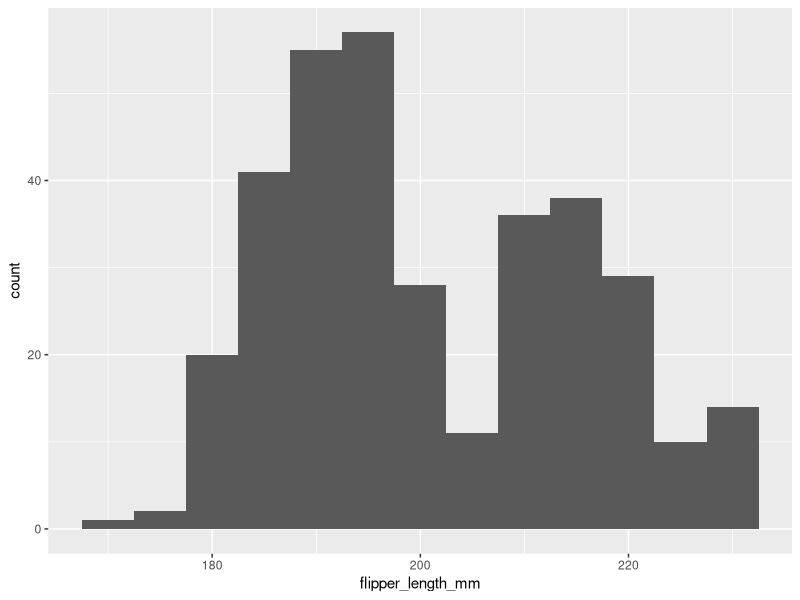
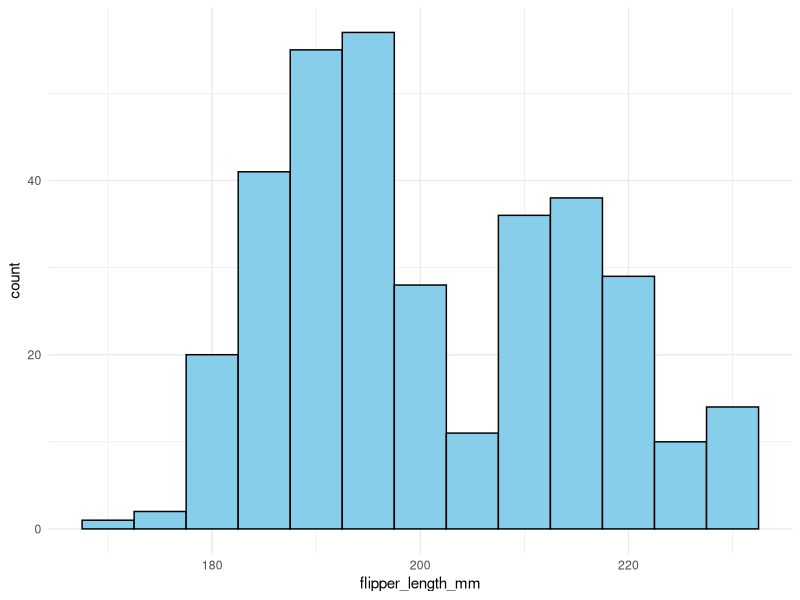

Recreate these plots in R, in order.

            library(ggplot2)
            library(palmerpenguins)
            built_answer <- tryCatch(
                {
                    set.seed(42)
                    ggplot(penguins, aes(x = flipper_length_mm)) + geom_histogram(binwidth = 5)
                    suppressWarnings(
                        if (!file.exists("/sandbox/figures/flipper-length_histogram_answer.png")) {
                            ggsave(
                                width = 3,
                                height = 3,
                                "/sandbox/figures/flipper-length_histogram_answer.png"
                            )
                        }
                    )
                    suppressWarnings(
                        ggplot_build(last_plot())
                    )
                },
                error = function(e) {
                    'ERROR'
                }
            )
            built_submission <- tryCatch(
                {
                    set.seed(42)
                    library(palmerpenguins)

ggplot(penguins, aes(x = flipper_length_mm)) +
  geom_histogram(binwidth = 5, fill = "skyblue", color = "black") +
  theme_minimal()
                    suppressWarnings(
                        ggsave(
                            width = 3,
                            height = 3,
                            "figures/flipper-length_histogram_submission_granite.png"
                        )
                    )
                    suppressWarnings(
                        ggplot_build(last_plot())
                    )
                },
                error = function(e) {
                    'ERROR'
                }
            )
            cat(isTRUE(all.equal(built_answer, built_submission)))
        
